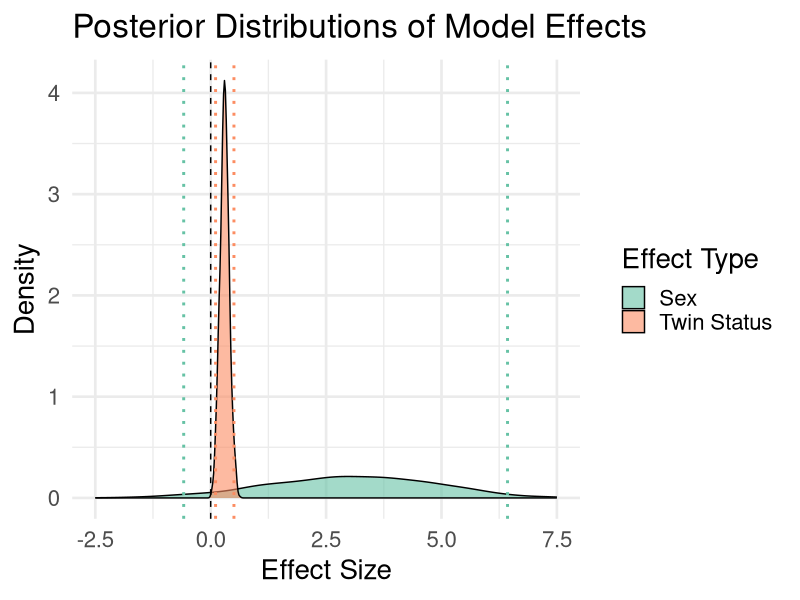

Reproduce this figure in R. (Note: this script raises an error after producing the figure.)

# Load necessary libraries
library(ggplot2)
library(dplyr)

# Set seed for reproducibility
set.seed(123)

# Generate posterior distributions
n_samples <- 1000  # Number of posterior samples

# 1. Significant effect, low magnitude, low variance
posterior_significant <- rnorm(n_samples, mean = 0.30, sd = 0.1)  # Narrow distribution

# 2. High magnitude effect, high variance, insignificant
posterior_insignificant <- rnorm(n_samples, mean = 3.0, sd = 1.8)  # Wide distribution


# Combine the data into a single data frame
posterior_data <- data.frame(
  Value = c(posterior_significant, posterior_insignificant),
  Type = rep(c("Significant Effect", "Insignificant Effect"), each = n_samples)
)

# Calculate 95% confidence intervals for each distribution
ci_data <- posterior_data %>%
  group_by(Type) %>%
  summarise(
    LowerCI = quantile(Value, 0.025),  # 2.5th percentile
    UpperCI = quantile(Value, 0.975),  # 97.5th percentile
    Mean = mean(Value),
    P_value = 2 * min(mean(Value > 0), mean(Value < 0))  # Two-tailed p-value
  )

# Print the confidence intervals and p-values
print(ci_data)

# Plot the posterior distributions

pal <- RColorBrewer::brewer.pal(4, "Set2")

ggplot(posterior_data %>% 
         filter(Type=="Significant Effect"), aes(x = Value, fill = Type)) +
  geom_density(alpha = 0.6, fill=pal[2]) +
  geom_vline(xintercept = 0, linetype = "dashed", color = "black") +
  geom_vline(data = ci_data %>%  filter(Type=="Significant Effect"), 
             aes(xintercept = LowerCI), 
             linetype = "dotted", size=1, colour=pal[2]) +
  geom_vline(data = ci_data %>% filter(Type=="Significant Effect"), 
             aes(xintercept = UpperCI), 
             linetype = "dotted", size=1, colour=pal[2]) +
  #facet_wrap(~ Type) +
  labs(
    title = "Posterior Distributions of Model Effects",
    x = "Effect Size",
    y = "Density",
    fill = "Effect Type"
  ) +
  scale_x_continuous(limits=c(-2.5, 7.5)) + 
  theme_minimal(base_size=20) +
  theme(legend.position = "none") -> Twin 

ggplot(posterior_data, aes(x = Value, fill = Type)) +
  geom_density(alpha = 0.6) +
  geom_vline(xintercept = 0, linetype = "dashed", color = "black") +
  geom_vline(data = ci_data, aes(xintercept = LowerCI, color = Type), 
             linetype = "dotted", size=1) +
  geom_vline(data = ci_data, aes(xintercept = UpperCI, color = Type), 
             linetype = "dotted", size=1) + 
  #facet_wrap(~ Type) +
  labs(
    title = "Posterior Distributions of Model Effects",
    x = "Effect Size",
    y = "Density",
    fill = "Effect Type"
  ) +
  scale_x_continuous(limits=c(-2.5, 7.5)) + 
  theme_minimal(base_size=20) +
  #theme(legend.position = "none") +
  scale_fill_manual(values = pal[1:2], labels= c("Sex", "Twin Status")) + 
  scale_colour_manual(values = pal[1:2], 
                      labels= c("Sex", "Twin Status"), guide = "none")-> Comp 


Twin + ggsave('Figures/SignifPosterior.png', units ="mm", 
              height = 180, width = 180)

Comp + ggsave('Figures/CompPosteriors.png', units ="mm", 
              height = 180, width = 210)


### now let's add a grouping variable 

# Number of posterior samples
n_samples <- 1000

# Generate posterior distributions
posterior_significant <- rnorm(n_samples, mean = 0.30, sd = 0.1)  # Narrow, significant
posterior_group1 <- rnorm(n_samples, mean = 5.0, sd = 0.5)  # Significant subgroup
posterior_group2 <- rnorm(n_samples, mean = 1, sd = 1.5)  # Insignificant subgroup

# Combine into a single data frame
posterior_data <- data.frame(
  Value = c(posterior_significant, posterior_group1, posterior_group2),
  Type = c(
    rep("Significant Effect", n_samples),
    rep("Subgroup 1 (Significant)", n_samples),
    rep("Subgroup 2 (Insignificant)", n_samples)
  )
)

# Calculate 95% confidence intervals and p-values for each group
ci_data <- posterior_data %>%
  group_by(Type) %>%
  summarise(
    LowerCI = quantile(Value, 0.025),  # 2.5th percentile
    UpperCI = quantile(Value, 0.975),  # 97.5th percentile
    Mean = mean(Value),
    P_value = 2 * min(mean(Value > 0), mean(Value < 0))  # Two-tailed p-value
  )

# Print the confidence intervals and p-values
print(ci_data)

# Plot the posterior distributions with confidence intervals
ggplot(posterior_data, aes(x = Value, fill = Type)) +
  geom_density(alpha = 0.6) +
  geom_vline(data = ci_data, aes(xintercept = LowerCI, color = Type), linetype = "dotted") +
  geom_vline(data = ci_data, aes(xintercept = UpperCI, color = Type), linetype = "dotted") +
  geom_vline(xintercept = 0, linetype = "dashed", color = "black") +
  #facet_wrap(~ Type) +
  labs(
    title = "Posterior Distributions with Subgroup Accounted for",
    x = "Effect Size",
    y = "Density",
    fill = "Effect Type"
  ) +
  theme_minimal(base_size = 20) +
  #theme(legend.position = "none") +
  scale_fill_manual(values = pal[c(2,1,3)], labels= c("Twin Status", "Female - Calved",
                                                   "Female - No Calf")) + 
  scale_colour_manual(values = pal[c(2,1,3)], 
                      labels= c("Twin Status", "Female - Calved",
                                "Female - No Calf"), guide = "none") -> GroupComp 

GroupComp + ggsave('Figures/GroupCompPosteriors.png', units ="mm", 
              height = 180, width = 215)



